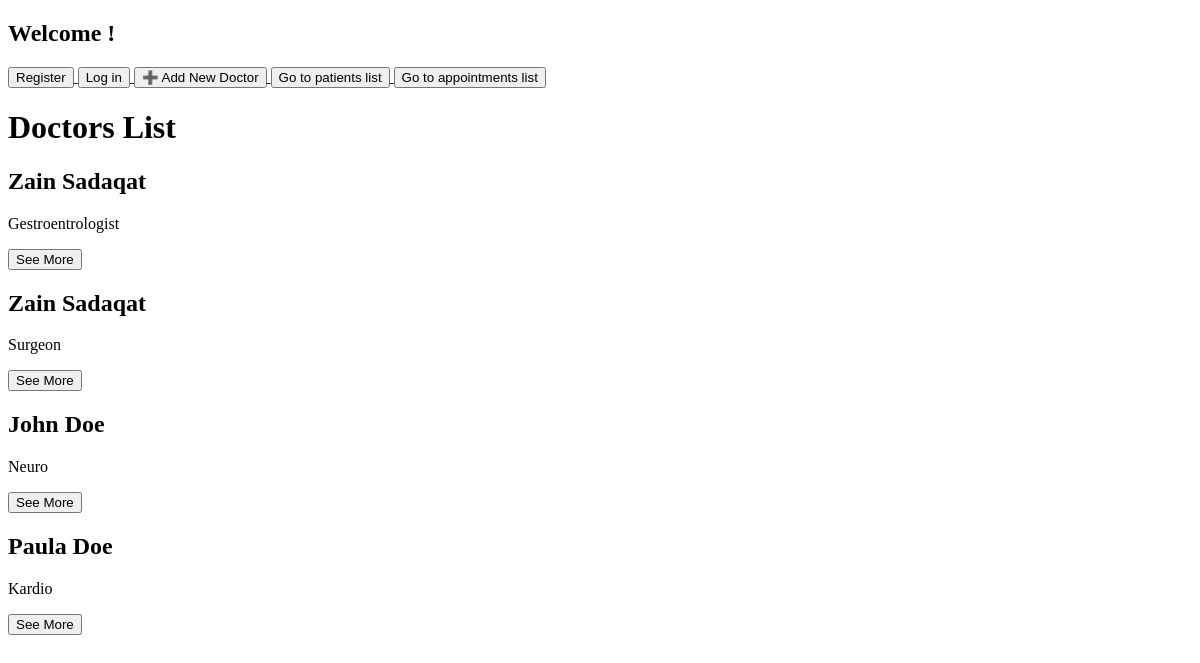
The app's page /doctors/, older data.
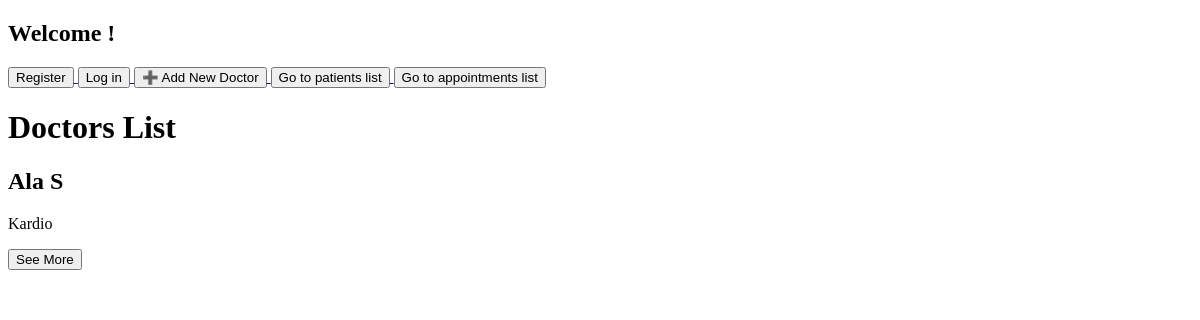
The same page, newer data.
### doctors/models.py (models this page shows, shortened)
class Doctor(models.Model):
   user = models.OneToOneField(
      User,
      on_delete=models.CASCADE,
      related_name='doctor_profile'
   )
   name = models.CharField(max_length=100)
   years_of_experience = models.IntegerField()
   speciality = models.CharField(max_length=100)
   bio = models.TextField()

### doctors/views.py (the view)
# urls.py: path('', views.doctors_list, name='doctors_list'),
def doctors_list(request):
    doctors = Doctor.objects.all()
    isDoctor = False
    isPatient = False
    if hasattr(request.user, 'doctor_profile'):
        isDoctor = True
    if hasattr(request.user, 'patient_profile'):
        isPatient = True
    return render(request,"doctors/doctors_list.html",{ "doctors": doctors, "isDoctor" : isDoctor, "isPatient" : isPatient })

### doctors/templates/doctors/doctors_list.html (shortened to what this page needs)
<!doctype html>
<html lang="en">
  <head>
  </head>
  <body>
    <h2>
      Welcome {% if isDoctor%} Dr {%elif isPatient%} Patient {%endif%}
      {{user.first_name}}!
    </h2>
    {% if user.is_authenticated %}
    <a href="{% url 'logout'%}"> <button>Log out</button> </a>
    {% else %}
    <a href="{% url 'register'%}"> <button>Register</button> </a>
    <a href="{% url 'login'%}"> <button>Log in</button> </a>
    {% endif %}
    <a href="{% url 'doctor_form' %}"> <button>➕ Add New Doctor</button> </a>
    <a href="{% url 'patients_list' %}">
      <button>Go to patients list</button>
    </a>
    <a href="{% url 'appointments_list' %}">
      <button>Go to appointments list</button>
    </a>
    <h1>Doctors List</h1>
    {% for doctor in doctors %}
    <h2>{{ doctor.name }}</h2>
    <p>{{ doctor.speciality }}</p>
    <a href="{% url 'doctor_detail' doctor.pk %}">
      <button>See More</button>
    </a>
    {% endfor %}
  </body>
</html>

Row changes from the older to the newer data that the page shows:
removed Doctor: name "Zain Sadaqat", speciality "Gestroentrologist"
removed Doctor: name "Zain Sadaqat", speciality "Surgeon"
removed Doctor: name "John Doe", speciality "Neuro"
removed Doctor: name "Paula Doe", speciality "Kardio"
added Doctor: name "Ala S", speciality "Kardio"
